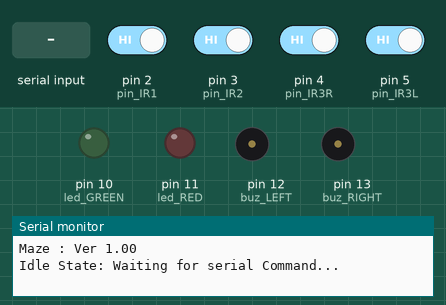
The sketch below on a simulated Arduino Uno, built with avr-gcc and run on an emulated ATmega328P. Parts: output pins drawn as LEDs (lit = HIGH), buzzer (waves = sounding, pin HIGH), the last lines printed to the serial monitor. Inputs (shaded band) come from the test bench; at power-on: pin 2 (pin_IR1), pin 3 (pin_IR2), pin 4 (pin_IR3R), pin 5 (pin_IR3L) HIGH.

Above: at 1.2 s.
1.3 s: "START\n" received over Serial
2.8 s: pin 2 (pin_IR1) driven LOW
4.3 s: pin 3 (pin_IR2) driven LOW
At 4.8 s:
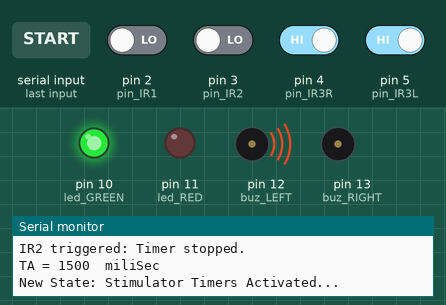
6.8 s: pin 4 (pin_IR3R) driven LOW
8.3 s: "START\n" received over Serial
At 9.8 s:
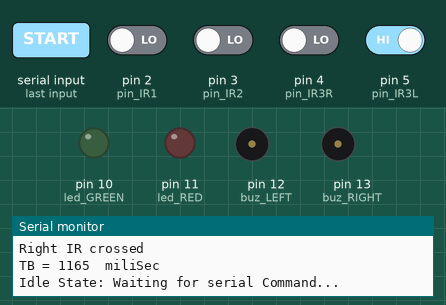
9.9 s: "STOP\n" received over Serial
Timing chart, 0 to 12.4 s (numbered marks = the images above; inputs shaded):
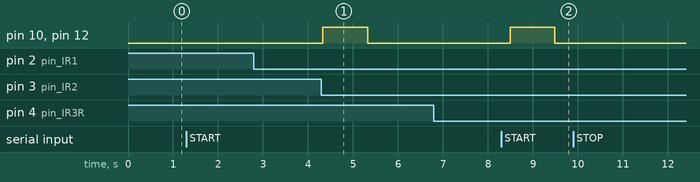

Measured:
- after the input at 4.3 s, pin 10 (led_GREEN), pin 12 (buz_LEFT): LOW → HIGH at once, → LOW 1.0 s later
- after the input at 8.3 s, pin 10 (led_GREEN), pin 12 (buz_LEFT): LOW → HIGH after 0.19 s, → LOW 1.0 s later

The sketch:

arduino_code.ino
```cpp
// #include "VisualStimulator.h"

// States
#define Idle       1
#define Wait_4_IR1 2
#define Wait_4_IR2 3
#define Do_CMD  4
#define Stim_Vis   5
#define Wait_4_IR3 6
#define Wait_STP   7
#define Stimul     8

// Events
#define NO_EVENT    0
#define event_IR1   2
#define event_IR2   3
#define event_IR3R  4
#define event_IR3L  5
#define event_Start 1
#define event_Stop  6
#define event_USER_CMD  7
#define event_VIS_COMP 8
#define event_AUD_COMP 9
#define event_LAG_COMP 10
#define event_STM_COMP 11


// Other constants
#define LEDPIN 10
#define BUZPIN 12
#define LEFT 0
#define RIGHT 1


// IR connected Pins:
const int pin_IR1 =   2;    // the pin that the IR1 is attached
const int pin_IR2 =   3;
const int pin_IR3R =  4;
const int pin_IR3L =  5;
const int led_GREEN = 10;
const int led_RED =   11;
const int led_VIS  =  10;
const int led_LEFT =  10;
const int led_RIGHT = 11;
const int buz_LEFT =  12;
const int buz_RIGHT = 13;


/////////
class AudioStimulator
{
  private:
     int start_time;
     int elaps_time;
     int lag_time;
     int interval_time;
     int buzzer;
     char state;
  ///
  public:
    boolean isStarted;
    boolean isExpired;
    //
    AudioStimulator(int a){

    }

    void Setup(int Lag, int Interval, int BuzzPort){
      lag_time = Lag;
      interval_time = Interval;
      buzzer = BuzzPort;
    }
    //
    void restart() {
      start_time = millis();
      isStarted = true;
      isExpired = false;
      digitalWrite(buzzer, 0);
    }
    void update(){

      if (isStarted){
         elaps_time =  millis() - start_time;
         if (elaps_time > lag_time)
            state = 1;
         if (elaps_time > (interval_time+lag_time)){
            state = 0;
            isExpired = true;
            isStarted = false;
         }
         digitalWrite(buzzer, state);
      }
    }
};

/////////

class VisualStimulator
{
  private:
     int start_time;
     int elaps_time;
     int lag_time;
     int interval_time;
     int led;
     char state;
  ///
  public:
    boolean isStarted;
    boolean isExpired;
    //
    VisualStimulator(int a){

    }

    void Setup(int Lag, int Interval, int LEDPort){
      lag_time = Lag;
      interval_time = Interval;
      led = LEDPort;
    }
    //
    void restart() {
      start_time = millis();
      isStarted = true;
      isExpired = false;
      digitalWrite(led, 0);
    }
    void update(){

      if (isStarted){
         elaps_time =  millis() - start_time;
         if (elaps_time > lag_time)
            state = 1;
         if (elaps_time > (interval_time+lag_time)){
            state = 0;
            isExpired = true;
            isStarted = false;
         }
         digitalWrite(led, state);
      }
    }
};

struct MessagePacket
{
  boolean Direction;      // 1: Right    0:Left
  boolean Audio;          // 1: Active   0: Deactive
  boolean Visual;         // 1: Active   0: Deactive
  int AudioFreq;          // Herz
  int AudioDurn;          // mSec
  int VisualDurn;         // mSec
  int ALag;              // mSec
  int VLag;              // mSec
} ;


char inChar = 0;
char State ;
char Event ;
int  sign_position;
String inputString = "";         // a string to hold incoming data
boolean StateTransition = false;
boolean stringComplete = false;  // whether the string is complete
unsigned long StartTime;          // to measure time with  millis();
unsigned long ElapsTime;          // to measure time with  millis();
boolean EventTable[20] = {0};
MessagePacket Cmd_Msg;
VisualStimulator vstim(10);
AudioStimulator astim(10);

////////////////////////
void setup() {
  // put your setup code here, to run once:
  //Initialize serial and wait for port to open:
  State  = Idle;
  Event = NO_EVENT;
  StateTransition = true;
  memset(EventTable,0,20);
  // Building message
  Cmd_Msg.Direction = 0;      // LEFT
  Cmd_Msg.Audio =  1;          // Yes audio
  Cmd_Msg.Visual = 1;          // Yes Visual
  Cmd_Msg.AudioFreq = 100;
  Cmd_Msg.VLag  = 0;           // Visual stimulator's time lag
  Cmd_Msg.ALag  = 0;           // Visual stimulator's time lag
  Cmd_Msg.AudioDurn = 1000;          // mSec
  Cmd_Msg.VisualDurn =1000  ;         // mSec

  // serial port setup
  Serial.begin(9600);
  while (!Serial) {
    ; // wait for serial port to connect. Needed for native USB port only
  }

  // input pins setup
  pinMode(pin_IR1, INPUT_PULLUP);
  pinMode(pin_IR2, INPUT_PULLUP);
  pinMode(pin_IR3R, INPUT_PULLUP);
  pinMode(pin_IR3L, INPUT_PULLUP);

  pinMode(led_GREEN, OUTPUT);
  pinMode(led_RED, OUTPUT);
  pinMode(buz_LEFT, OUTPUT);
  pinMode(buz_RIGHT, OUTPUT);

  // Initial bootup
  vstim.Setup(Cmd_Msg.VLag, 5000, Cmd_Msg.Direction + LEDPIN);
  astim.Setup(Cmd_Msg.ALag, 7000, Cmd_Msg.Direction + BUZPIN);

  Serial.println("Maze : Ver 1.00");

  //digitalWrite(buz_LEFT, 1);
}

// put your main code here, to run repeatedly:
// Serial.write(133);
// delay(1000);

////////////////////////////////
void loop() {
  switch (State) {
    //----------------
    case Idle: {
        if (StateTransition) {            // doing something at state entrance
          Serial.println("Idle State: Waiting for serial Command...");
          clearLEDs();  // turn off the lights
          StateTransition = false;
        }

        //if (Event == event_Start) {
        if (EventTable[event_Start]){
          Serial.println("Start Command Received...");
          //StimCounter = 0;                 // No Simulators applied
          Event = NO_EVENT;               // clear the event
          EventTable[event_Start] = 0; // clear the event
          memset(EventTable, 0, 6);   // clear all IR events
          State  = Wait_4_IR1;            // change the state
          StateTransition = true;
        }
        //if (Event == event_USER_CMD){
        if (EventTable[event_USER_CMD]){
            // Update the stimulators
             vstim.Setup(Cmd_Msg.VLag, Cmd_Msg.VisualDurn , Cmd_Msg.Direction + LEDPIN);
             astim.Setup(Cmd_Msg.ALag, Cmd_Msg.AudioDurn ,  Cmd_Msg.Direction + BUZPIN);
             EventTable[event_USER_CMD] = 0; // clear the event
        }

        break;
      }
    //----------------
    case Wait_4_IR1: {
        if (StateTransition) {
          Serial.println("New State: Waiting for IR1");
          //digitalWrite(led_RED, 1);  // RED LED ON
          StateTransition = false;
        }
         // if (Event == event_IR1) {
         if (EventTable[event_IR1]){
          Serial.println("IR1 triggered: Statring the timer");
          StartTime = millis();      // start the timer
          Event = NO_EVENT;          // clear the event
          memset(EventTable, 0, 6);   // clear all IR events
          State  = Wait_4_IR2;       // change the state
          StateTransition = true;
        }
        break;
      }
    //----------------
    case Wait_4_IR2: {
        if (StateTransition){
          Serial.println("New State: Waiting for IR2");
           StateTransition = false;
        }
        //if (Event == event_IR2) {
        if (EventTable[event_IR2]){
          Serial.println("IR2 triggered: Timer stopped.");
          ElapsTime = millis() - StartTime;          // measure the time difference
          Serial.print("TA = ");
          Serial.print(ElapsTime);
          Serial.print("  miliSec \n");
          Event = NO_EVENT;          // clear the event
          memset(EventTable, 0, 6);   // clear all IR events
          State  = Stimul;
          StateTransition = true;
        }
        break;
      }
    //----------------
    case Wait_4_IR3: {
        if (StateTransition){
          StateTransition = false;
          Serial.println("New State: Stimulators Completed, Waiting for IR3 ...");
          }
        //if (Event == event_IR3R){
        if (EventTable[event_IR3R]){
          Serial.println("Right IR crossed");
          Serial.print("TB = ");
          ElapsTime = millis() - StartTime;          // measure the time difference
          Serial.print(ElapsTime);
          Serial.print("  miliSec \n");
          Event = NO_EVENT;          // clear the event
          memset(EventTable, 0, 6);   // clear all IR events
          State  = Idle;
          StateTransition = true;
        }
        //if (Event == event_IR3L){
        if (EventTable[event_IR3L]){
          Serial.println("Left IR crossed");
          Serial.print("TB = ");
          ElapsTime = millis() - StartTime;          // measure the time difference
          Serial.print(ElapsTime);
          Serial.print("  miliSec \n");
          Event = NO_EVENT;          // clear the event
          memset(EventTable, 0, 6);   // clear all IR events
          State  = Idle;
          StateTransition = true;
        }
        break;
      }
    //----------------
    case Stimul: {
        if (StateTransition){
            StateTransition = false;
            Serial.println("New State: Stimulator Timers Activated... ");
            vstim.restart();
            astim.restart();
          }
        //if (Event == event_STM_COMP){
        if (EventTable[event_STM_COMP]){
          Serial.println("All Timers expired... ");
          vstim.isExpired = false;
          astim.isExpired = false;
          // Event = NO_EVENT;
          EventTable[event_STM_COMP] = 0; // clear the event
          State  = Wait_4_IR3;       // change the state
          StateTransition = true;
        }

        break;
    }
      //----------------

  }

  Event = NO_EVENT;
  Event = checkEvents();
}


////////////////////////
int checkEvents() {
  int    cmd_val;
  String cmd_str = "";

/////// IR Trigger:
  if (digitalRead(pin_IR1) == 0)
    EventTable[event_IR1]  = 1;
  //
  if (digitalRead(pin_IR2) == 0)
     EventTable[event_IR2]  = 1;
  //
  if (digitalRead(pin_IR3L) == 0)
    EventTable[event_IR3L]  = 1;
  //
  if (digitalRead(pin_IR3R) == 0)
      EventTable[event_IR3R]  = 1;

/////// Serial Data received :
  if (stringComplete) {
        Serial.print("Serial Data Recieved: ") ;
        Serial.println(inputString);
        //Serial.println(String(sign_position));

        // Check the strings
        if (inputString == "START") {
            inputString = "";
            stringComplete = false;
            EventTable[event_Start] = true;
            //return event_Start;
        }
        if (inputString == "STOP") {
            inputString = "";
            stringComplete = false;
            EventTable[event_Stop] = true;
            //return event_Stop;
        }

        // extracting command and value from comm string
        cmd_str = inputString.substring(0,sign_position-1);
        cmd_val = inputString.substring(sign_position,inputString.length()).toInt();


        if (cmd_str == "VLAG")
           Cmd_Msg.VLag = cmd_val;
        if (cmd_str == "ALAG")
           Cmd_Msg.ALag = cmd_val;
         if (cmd_str == "VDUR")
           Cmd_Msg.VisualDurn = cmd_val;
         if (cmd_str == "ADUR")
           Cmd_Msg.AudioDurn = cmd_val;
         if (cmd_str == "AFRQ")
           Cmd_Msg.AudioFreq = cmd_val;
         if (cmd_str == "ADUR")
           Cmd_Msg.AudioDurn = cmd_val;
         if (cmd_str == "ENA")
           Cmd_Msg.Audio = (boolean)cmd_val;
         if (cmd_str == "ENV")
           Cmd_Msg.Visual = (boolean)cmd_val;
         if (cmd_str == "DIR")
           Cmd_Msg.Direction = (boolean)cmd_val;


        //Serial.println(Cmd_Msg.Direction);
        // clear the string
        inputString = "";
        stringComplete = false;
        EventTable[event_USER_CMD] = true;
        //return event_USER_CMD;

        /*Serial.print("Command is ");
        Serial.println(cmd_str);
        Serial.print("Value is ");
        Serial.println(cmd_val);*/
  }


//////// Checking the timers:
  vstim.update();
  astim.update();
  if (vstim.isExpired && astim.isExpired) {
    //Serial.println("uh oh!");
     EventTable[event_STM_COMP] = true;
  }


/////// if nothing happend:
  return NO_EVENT;

}


/////////////////////////
void serialEvent() {
  while (Serial.available()) {
    // get the new byte:
    inChar = (char)Serial.read();
    // add it to the inputString:
    if (inChar != '\n'){
      inputString += inChar;
      if (inChar == '=')
          sign_position = inputString.length();
          //Serial.println(sign_position) ;
    }
    // if the incoming character is a newline, set a flag
    // so the main loop can do something about it:
    if (inChar == '\n') {
      stringComplete = true;
    }
  }
}

///////////////////////
void clearLEDs(){
      digitalWrite(led_RED, 0);  // turn off the lights
      digitalWrite(led_GREEN, 0);
}

/*void clearSounds(){

}*/
```
